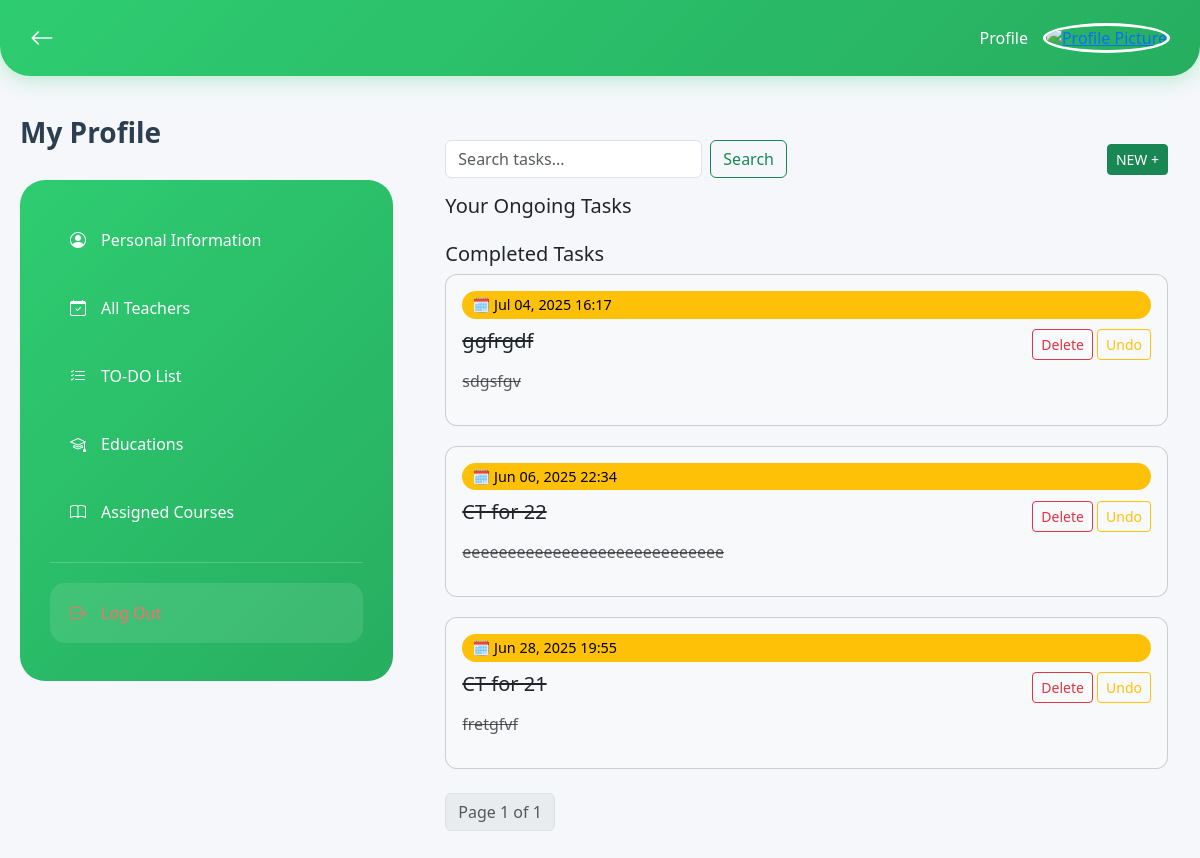
Screenshot of /todos/ (signed in) with the database file from the repository.
### todo/models.py (models this page shows, shortened)
class Todo(models.Model):
    teacher = models.ForeignKey(Teacher, on_delete=models.CASCADE, related_name='todos')
    title = models.CharField(max_length=100)
    description = models.TextField(blank=True, null=True)
    created_at = models.DateTimeField(auto_now_add=True)
    updated_at = models.DateTimeField(auto_now=True)
    deadline = models.DateTimeField(blank=True, null=True)
    is_completed = models.BooleanField(default=False)
    class Meta:
        ordering = ['-created_at']  # Order by creation date, newest first

### todo/views.py (the view)
# urls.py: path('todos/', views.TodoDashboardView.as_view(), name='todo_dashboard'),
class TodoDashboardView(LoginRequiredMixin, TemplateView):
    template_name = 'todos/todo_dashboard.html'
    def get_context_data(self, **kwargs):
        context = super().get_context_data(**kwargs)
        teacher = get_object_or_404(Teacher, user=self.request.user)
        query = self.request.GET.get('q', '')
        all_todos = Todo.objects.filter(teacher=teacher, title__icontains=query).order_by('-created_at')
        paginator = Paginator(all_todos, 5)  # 5 per page
        page = self.request.GET.get('page')
        todos = paginator.get_page(page)
        context['todos'] = todos
        context['query'] = query
        return context

### todo/templates/todos/todo_dashboard.html (shortened to what this page needs)
{% extends 'base.html' %}
{% load static %}
{% block content %}
    <div class="container mt-4">
        <div class="d-flex justify-content-between align-items-center mb-3">
            <form class="d-flex" id="searchForm">
                <input class="form-control me-2" type="search" name="q" placeholder="Search tasks..." value="{{ query }}">
                <button class="btn btn-outline-success" type="submit">Search</button>
            </form>
            <button class="btn btn-success btn-sm" data-bs-toggle="modal" data-bs-target="#todoModal">NEW +</button>
        </div>
        <h5>Your Ongoing Tasks</h5>
        <h5 class="mt-4">Completed Tasks</h5>
        <div id="completedList">
            {% for todo in todos %}
                {% if todo.is_completed %}
                    <div class="card task-card p-3 bg-light" id="todo-{{ todo.id }}">
                        <div class="deadline-badge">
                            {% if todo.deadline %} 🗓️ {{ todo.deadline|date:"M d, Y H:i" }} {% else %} No deadline {% endif %}
                        </div>
                        <div class="d-flex justify-content-between align-items-center">
                            <h5><del>{{ todo.title }}</del></h5>
                            <div>
                                <button class="btn btn-sm btn-outline-danger" onclick="deleteTodo({{ todo.id }})">Delete</button>
                                <button class="btn btn-sm btn-outline-warning" onclick="toggleComplete({{ todo.id }})">Undo</button>
                            </div>
                        </div>
                        <p class="mt-2 text-muted"><del>{{ todo.description }}</del></p>
                    </div>
                {% endif %}
            {% endfor %}
        </div>
        <div class="mt-4">
            <nav>
                <ul class="pagination">
                    <li class="page-item disabled"><a class="page-link">Page {{ todos.number }} of {{ todos.paginator.num_pages }}</a></li>
                </ul>
            </nav>
        </div>
    </div>
{% endblock %}

### teacher/templates/base.html (style rules this page uses)
body { background-color: #f5f7fa; font-family: "Segoe UI", sans-serif; }

### todo/templates/todos/todo_dashboard.html (style rules this page uses)
.task-card { border-radius: 12px; margin-bottom: 20px; }
.deadline-badge { font-size: 0.9rem; background-color: #ffc107; color: black; padding: 3px 10px; border-radius: 20px; margin-bottom: 10px; display: inline-block; }

### rows the page displays
Todo: deadline "Jul 04, 2025 16:17", title "ggfrgdf", description "sdgsfgv"
Todo: deadline "Jun 06, 2025 22:34", title "CT for 22", description "eeeeeeeeeeeeeeeeeeeeeeeeeeeee"
Todo: deadline "Jun 28, 2025 19:55", title "CT for 21", description "fretgfvf"

### other values shown
{{ todos.number }} "1"
{{ todos.paginator.num_pages }} "1"
